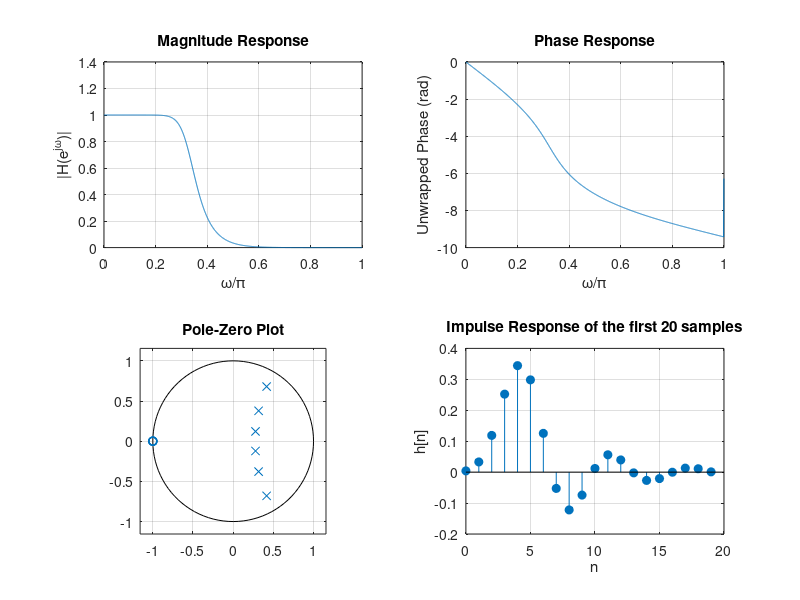

Reproduce this figure in MATLAB. (Note: this script raises an error after producing the figure.)
%% Question 1: Analyzing a Sixth-Order Digital Butterworth Lowpass Filter
% using 'butter' to design a 6th-order LP IIR filter with wc = 0.33pi
% Wn = 0.33

clear; close all; clc;

N  = 6;
Wn = 0.33;                
[b,a] = butter(N, Wn, 'low');


%% (a) Calculating the frequency response
% magnitude + phase 

nfft = 2048;
[H,w] = freqz(b,a,nfft);   

mag = abs(H);
mag_db = 20*log10(max(mag,1e-12));
ph  = unwrap(angle(H));

%% (b) Pole-zero plot
% b = numerator 
% a = denominator 

z = roots(b);
p = roots(a);

%% (c) Impulse response (first 20 values) 
% 0 ~ 19 = 20

n  = 0:19;
h  = impz(b,a,20);


%% (d) Plotting Everything

figure('Name','6th-Order Butterworth Lowpass IIR','Color','w');

subplot(2,2,1);
plot(w/pi, mag); grid on;
xlabel('\omega/\pi'); ylabel('|H(e^{j\omega})|');
title('Magnitude Response');

subplot(2,2,2);
plot(w/pi, ph); grid on;
xlabel('\omega/\pi'); ylabel('Unwrapped Phase (rad)');
title('Phase Response');

subplot(2,2,3);
zplane(z,p); grid on;
title('Pole-Zero Plot');

subplot(2,2,4);
stem(n, h, 'filled'); grid on;
xlabel('n'); ylabel('h[n]');
title('Impulse Response of the first 20 samples');

%% Printing the first 20 impulse samples
disp('First 20 samples of h[n]:');
disp(table(n(:), h(:), 'VariableNames', {'n','h'}));
